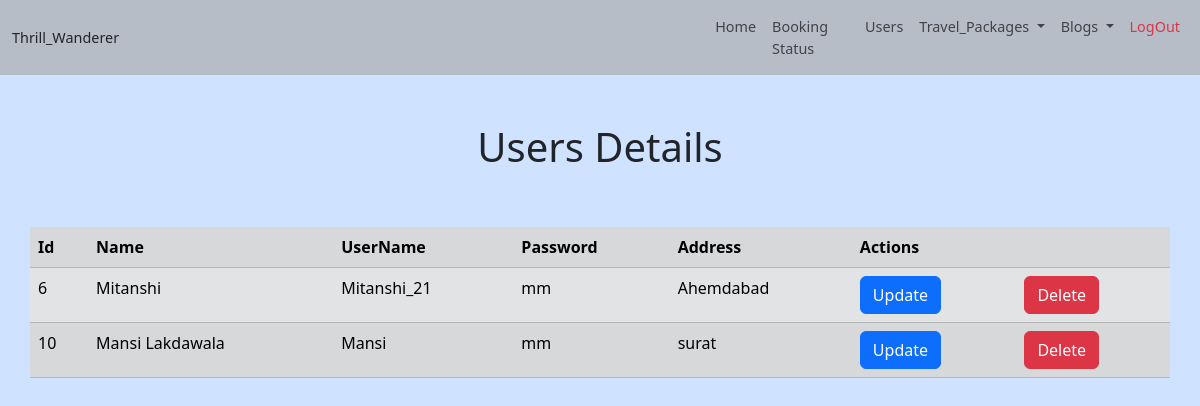
Screenshot of /Backend/userDetail.php (signed in) with the database file from the repository.
### tables this page shows
CREATE TABLE `signup` (
  `U_Id` int(11) NOT NULL,
  `Name` varchar(30) NOT NULL,
  `UserName` varchar(30) NOT NULL,
  `Password` varchar(8) NOT NULL,
  `Address` varchar(100) NOT NULL
);

### Backend/userDetail.php (the view, shortened to what this page needs)
<?php include_once("conn.php"); ?>
<!DOCTYPE html>
<html lang="en">
<head>
    <?php
    include('bLink.php');
    ?>
</head>
<body>
    <?php
    include('header.php');
    ?>
    <div class="bg-primary-subtle">
        <h1 class="p-5 text-center">Users Details</h1>
        <table class="table table-secondary table-striped container table-responsive">
            <tr>
                <th>Id</th>
                <th>Name</th>
                <th>UserName</th>
                <th>Password</th>
                <th>Address</th>
                <th colspan="2">Actions</th>
            </tr>
            <?php
            $sql = "select *from signup";
            $result = mysqli_query($conn, $sql);
            while ($row = mysqli_fetch_array($result)) {
                echo "<tr><td>" . $row["U_Id"] . "</td><td>" . $row["Name"] . "</td><td>" . $row["UserName"] . "</td><td>" . $row["Password"] . "</td><td>" . $row["Address"] . "</td><td><a class='btn btn-primary' href='editUser.php?Id=" . $row["U_Id"] . "'>Update</a></td><td><a class='btn btn-danger' href='deleteUser.php?Id=" . $row["U_Id"] . "'>Delete</a></td></tr>";
            }
            ?>
        </table>
    </div>
</body>
</html>

### Backend/bLink.php (style rules this page uses)
Body { background-color: #cfe2ff; }

### rows the page displays
signup: U_Id "6", Name "Mitanshi", UserName "Mitanshi_21", Password "mm", Address "Ahemdabad"
signup: U_Id "10", Name "Mansi Lakdawala", UserName "Mansi", Password "mm", Address "surat"
